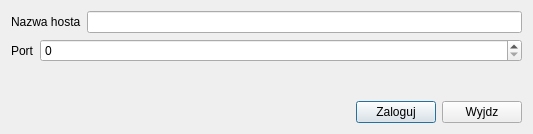
<?xml version="1.0" encoding="UTF-8"?>
<ui version="4.0">
 <class>gg_chat_connection_dialog</class>
 <widget class="QDialog" name="gg_chat_connection_dialog">
  <property name="geometry">
   <rect>
    <x>0</x>
    <y>0</y>
    <width>533</width>
    <height>134</height>
   </rect>
  </property>
  <property name="windowTitle">
   <string>Dialog</string>
  </property>
  <layout class="QVBoxLayout" name="verticalLayout_2">
   <item>
    <layout class="QVBoxLayout" name="verticalLayout">
     <item>
      <layout class="QHBoxLayout" name="horizontalLayout">
       <item>
        <widget class="QLabel" name="label">
         <property name="text">
          <string>Nazwa hosta</string>
         </property>
        </widget>
       </item>
       <item>
        <widget class="QLineEdit" name="hostname"/>
       </item>
      </layout>
     </item>
     <item>
      <layout class="QFormLayout" name="formLayout">
       <item row="0" column="0">
        <widget class="QLabel" name="label_2">
         <property name="text">
          <string>Port</string>
         </property>
        </widget>
       </item>
       <item row="0" column="1">
        <widget class="QSpinBox" name="port">
         <property name="maximum">
          <number>9999</number>
         </property>
        </widget>
       </item>
      </layout>
     </item>
     <item>
      <layout class="QHBoxLayout" name="horizontalLayout_2">
       <item>
        <spacer name="horizontalSpacer">
         <property name="orientation">
          <enum>Qt::Horizontal</enum>
         </property>
         <property name="sizeHint" stdset="0">
          <size>
           <width>40</width>
           <height>20</height>
          </size>
         </property>
        </spacer>
       </item>
       <item>
        <widget class="QPushButton" name="ok">
         <property name="text">
          <string>Zaloguj</string>
         </property>
        </widget>
       </item>
       <item>
        <widget class="QPushButton" name="cancel">
         <property name="text">
          <string>Wyjdz</string>
         </property>
        </widget>
       </item>
      </layout>
     </item>
    </layout>
   </item>
  </layout>
 </widget>
 <resources/>
 <connections/>
</ui>
